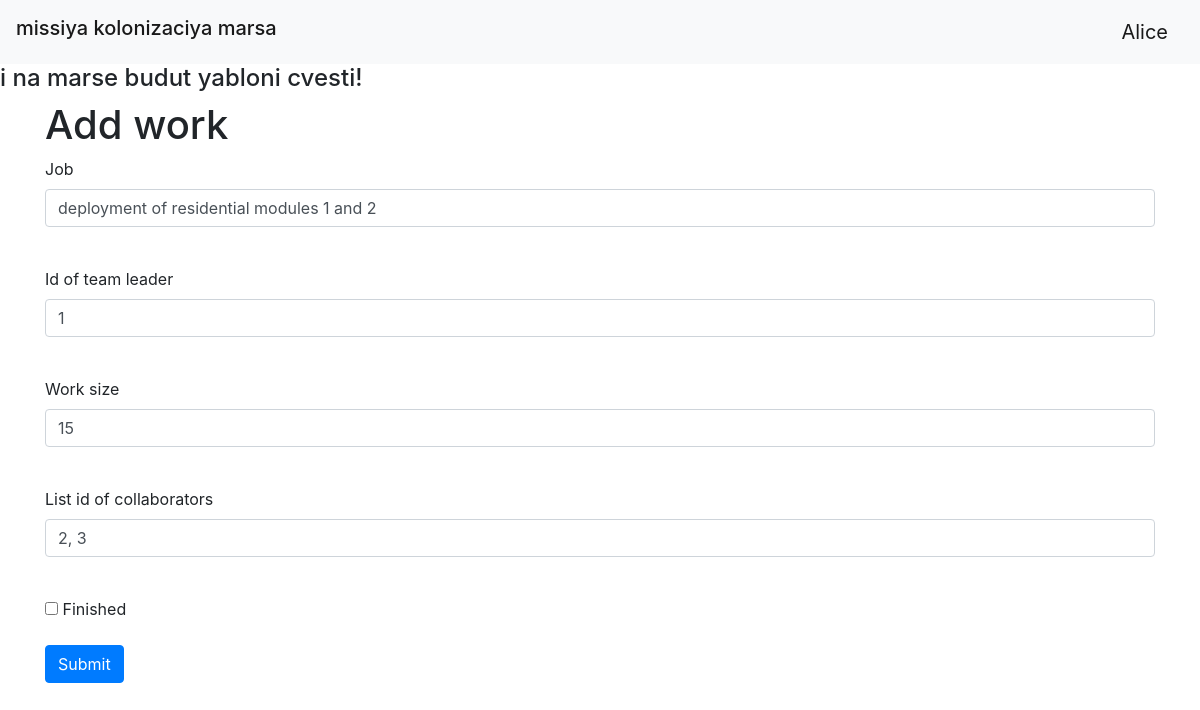
The app's page /add_job/2 (signed in) with its own data.
### data/users.py (models this page shows, shortened)
class User(SqlAlchemyBase, UserMixin):
    __tablename__ = 'users'
    id = sqlalchemy.Column(sqlalchemy.Integer, primary_key=True, autoincrement=True)
    surname = sqlalchemy.Column(sqlalchemy.String, nullable=True)
    name = sqlalchemy.Column(sqlalchemy.String, nullable=True)
    age = sqlalchemy.Column(sqlalchemy.Integer, nullable=True)
    position = sqlalchemy.Column(sqlalchemy.String, nullable=True)
    speciality = sqlalchemy.Column(sqlalchemy.String, nullable=True)
    address = sqlalchemy.Column(sqlalchemy.String, nullable=True)
    email = sqlalchemy.Column(sqlalchemy.String, unique=True, nullable=True)
    hashed_password = sqlalchemy.Column(sqlalchemy.String, nullable=True)
    modified_date = sqlalchemy.Column(sqlalchemy.DateTime, default=datetime.datetime.now)

### data/jobs.py (models this page shows)
class Jobs(SqlAlchemyBase):
    __tablename__ = 'jobs'
    id = sqlalchemy.Column(sqlalchemy.Integer,
                           primary_key=True, autoincrement=True, nullable=True)
    team_leader = sqlalchemy.Column(sqlalchemy.Integer, sqlalchemy.ForeignKey("users.id"), nullable=True)
    job = sqlalchemy.Column(sqlalchemy.String, nullable=True)
    work_size = sqlalchemy.Column(sqlalchemy.Integer, nullable=True)
    collaborators = sqlalchemy.Column(sqlalchemy.String, nullable=True)
    start_date = sqlalchemy.Column(sqlalchemy.DateTime, nullable=True)
    end_date = sqlalchemy.Column(sqlalchemy.DateTime, nullable=True)
    is_finished = sqlalchemy.Column(sqlalchemy.Boolean, nullable=True)
    creator = sqlalchemy.Column(sqlalchemy.Integer, nullable=True)

### main.py (the view, shortened to what this page needs)
@app.route('/add_job/<int:id>', methods=['GET', 'POST'])
@login_required
def edit_job(id):
    form = WorksForm()
    if request.method == "GET":
        db_sess = db_session.create_session()
        job = db_sess.query(Jobs).filter(Jobs.id == id,
                                         Jobs.creator == current_user.id |
                                         current_user.id == 1 |
                                         current_user.id == Jobs.team_leader
                                         ).first()
        if job:
            form.team_leader.data = job.team_leader
            form.job.data = job.job
            form.work_size.data = job.work_size
            form.collaborators.data = job.collaborators
            form.is_finished.data = job.is_finished
        else:
            abort(404)
    return render_template('add_job.html',
                           title='Editing news',
                           form=form
                           )

### forms/WorksForm.py
class WorksForm(FlaskForm):
    job = StringField('Job', validators=[DataRequired()])
    team_leader = StringField('Id of team leader', validators=[DataRequired()])
    work_size = IntegerField("Work size")
    collaborators = StringField("List id of collaborators")
    is_finished = BooleanField("Finished")
    submit = SubmitField('Submit')

### data/db_session.py (called while the page is built)
def create_session() -> Session:
    global __factory
    return __factory()

### main.py (called while the page is built)
@login_manager.user_loader
def load_user(user_id):
    db_sess = db_session.create_session()
    return db_sess.query(User).get(user_id)

### templates/add_job.html (shortened to what this page needs)
{% extends "base.html" %}
{% block content %}
<h1>Add work</h1>
<form action="" method="post">
    <p>
        {{ form.job.label }}<br>
        {{ form.job(class="form-control") }}<br>
    </p>
    <p>
        {{ form.team_leader.label }}<br>
        {{ form.team_leader(class="form-control") }}<br>
    </p>
    <p>
        {{ form.work_size.label }}<br>
        {{ form.work_size(class="form-control") }}<br>
    </p>
    <p>
        {{ form.collaborators.label }}<br>
        {{ form.collaborators(class="form-control") }}<br>
    </p>
    <p>{{ form.is_finished() }} {{ form.is_finished.label }}</p>
    <p>{{ form.submit(type="submit", class="btn btn-primary") }}</p>
</form>
{% endblock %}

### templates/base.html (shortened to what this page needs)
<!doctype html>
<html lang="en">
<head>
    <link rel="stylesheet"
          href="https://stackpath.bootstrapcdn.com/bootstrap/4.4.1/css/bootstrap.min.css"
>
    <link rel="stylesheet" type="text/css" href={{ css_file }}>
</head>
<body>
    <header>
        <nav class="navbar navbar-light bg-light">
            <h1 class="navbar-brand" href="#">missiya kolonizaciya marsa</h1>
            {% if current_user.is_authenticated %}
                <a class="navbar-brand" href="/logout">{{ current_user.name }}</a>
            {% else %}
                <p>
                    <a class="btn btn-primary " href="/register">Зарегистрироваться</a>
                    <a class="btn btn-success" href="/login">Войти</a>
                </p>
            {% endif %}
        </nav>
    </header>
    <h4>i na marse budut yabloni cvesti!</h4>
    <main role="main" class="container">
        {% block content %}{% endblock %}
    </main>
</body>
</html>

### records on screen
User: name "Alice"
Jobs: job "deployment of residential modules 1 and 2", team_leader "1", work_size "15", collaborators "2, 3"
